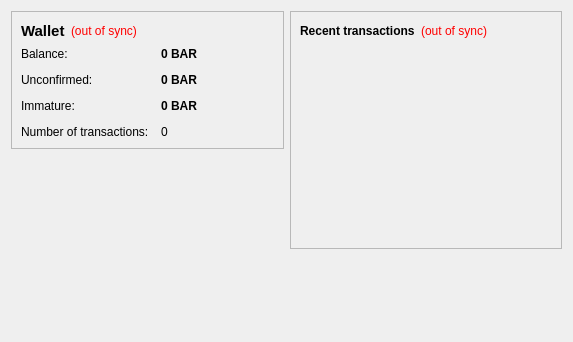
<?xml version="1.0" encoding="UTF-8"?>
<ui version="4.0">
 <class>OverviewPage</class>
 <widget class="QWidget" name="OverviewPage">
  <property name="geometry">
   <rect>
    <x>0</x>
    <y>0</y>
    <width>573</width>
    <height>342</height>
   </rect>
  </property>
  <property name="windowTitle">
   <string>Form</string>
  </property>
  <layout class="QHBoxLayout" name="horizontalLayout" stretch="1,1">
   <item>
    <layout class="QVBoxLayout" name="verticalLayout_2">
     <item>
      <widget class="QFrame" name="frame">
       <property name="frameShape">
        <enum>QFrame::StyledPanel</enum>
       </property>
       <property name="frameShadow">
        <enum>QFrame::Raised</enum>
       </property>
       <layout class="QVBoxLayout" name="verticalLayout_4">
        <item>
         <layout class="QHBoxLayout" name="horizontalLayout_4">
          <item>
           <widget class="QLabel" name="label_5">
            <property name="font">
             <font>
              <pointsize>11</pointsize>
              <weight>75</weight>
              <bold>true</bold>
             </font>
            </property>
            <property name="text">
             <string>Wallet</string>
            </property>
           </widget>
          </item>
          <item>
           <widget class="QLabel" name="labelWalletStatus">
            <property name="toolTip">
             <string>The displayed information may be out of date. Your wallet automatically synchronizes with the rampcoin network after a connection is established, but this process has not completed yet.</string>
            </property>
            <property name="styleSheet">
             <string notr="true">QLabel { color: red; }</string>
            </property>
            <property name="text">
             <string notr="true">(out of sync)</string>
            </property>
            <property name="alignment">
             <set>Qt::AlignLeading|Qt::AlignLeft|Qt::AlignVCenter</set>
            </property>
           </widget>
          </item>
          <item>
           <spacer name="horizontalSpacer_2">
            <property name="orientation">
             <enum>Qt::Horizontal</enum>
            </property>
            <property name="sizeHint" stdset="0">
             <size>
              <width>40</width>
              <height>20</height>
             </size>
            </property>
           </spacer>
          </item>
         </layout>
        </item>
        <item>
         <layout class="QFormLayout" name="formLayout_2">
          <property name="fieldGrowthPolicy">
           <enum>QFormLayout::AllNonFixedFieldsGrow</enum>
          </property>
          <property name="horizontalSpacing">
           <number>12</number>
          </property>
          <property name="verticalSpacing">
           <number>12</number>
          </property>
          <item row="0" column="0">
           <widget class="QLabel" name="label">
            <property name="text">
             <string>Balance:</string>
            </property>
           </widget>
          </item>
          <item row="0" column="1">
           <widget class="QLabel" name="labelBalance">
            <property name="font">
             <font>
              <weight>75</weight>
              <bold>true</bold>
             </font>
            </property>
            <property name="cursor">
             <cursorShape>IBeamCursor</cursorShape>
            </property>
            <property name="toolTip">
             <string>Your current balance</string>
            </property>
            <property name="text">
             <string notr="true">0 BAR</string>
            </property>
            <property name="textInteractionFlags">
             <set>Qt::LinksAccessibleByMouse|Qt::TextSelectableByKeyboard|Qt::TextSelectableByMouse</set>
            </property>
           </widget>
          </item>
          <item row="1" column="0">
           <widget class="QLabel" name="label_3">
            <property name="text">
             <string>Unconfirmed:</string>
            </property>
           </widget>
          </item>
          <item row="1" column="1">
           <widget class="QLabel" name="labelUnconfirmed">
            <property name="font">
             <font>
              <weight>75</weight>
              <bold>true</bold>
             </font>
            </property>
            <property name="cursor">
             <cursorShape>IBeamCursor</cursorShape>
            </property>
            <property name="toolTip">
             <string>Total of transactions that have yet to be confirmed, and do not yet count toward the current balance</string>
            </property>
            <property name="text">
             <string notr="true">0 BAR</string>
            </property>
            <property name="textInteractionFlags">
             <set>Qt::LinksAccessibleByMouse|Qt::TextSelectableByKeyboard|Qt::TextSelectableByMouse</set>
            </property>
           </widget>
          </item>
          <item row="3" column="0">
           <widget class="QLabel" name="label_2">
            <property name="text">
             <string>Number of transactions:</string>
            </property>
           </widget>
          </item>
          <item row="3" column="1">
           <widget class="QLabel" name="labelNumTransactions">
            <property name="toolTip">
             <string>Total number of transactions in wallet</string>
            </property>
            <property name="text">
             <string notr="true">0</string>
            </property>
           </widget>
          </item>
          <item row="2" column="0">
           <widget class="QLabel" name="labelImmatureText">
            <property name="text">
             <string>Immature:</string>
            </property>
           </widget>
          </item>
          <item row="2" column="1">
           <widget class="QLabel" name="labelImmature">
            <property name="font">
             <font>
              <weight>75</weight>
              <bold>true</bold>
             </font>
            </property>
            <property name="toolTip">
             <string>Mined balance that has not yet matured</string>
            </property>
            <property name="text">
             <string notr="true">0 BAR</string>
            </property>
            <property name="textInteractionFlags">
             <set>Qt::LinksAccessibleByMouse|Qt::TextSelectableByKeyboard|Qt::TextSelectableByMouse</set>
            </property>
           </widget>
          </item>
         </layout>
        </item>
       </layout>
      </widget>
     </item>
     <item>
      <spacer name="verticalSpacer">
       <property name="orientation">
        <enum>Qt::Vertical</enum>
       </property>
       <property name="sizeHint" stdset="0">
        <size>
         <width>20</width>
         <height>40</height>
        </size>
       </property>
      </spacer>
     </item>
    </layout>
   </item>
   <item>
    <layout class="QVBoxLayout" name="verticalLayout_3">
     <item>
      <widget class="QFrame" name="frame_2">
       <property name="frameShape">
        <enum>QFrame::StyledPanel</enum>
       </property>
       <property name="frameShadow">
        <enum>QFrame::Raised</enum>
       </property>
       <layout class="QVBoxLayout" name="verticalLayout">
        <item>
         <layout class="QHBoxLayout" name="horizontalLayout_2">
          <item>
           <widget class="QLabel" name="label_4">
            <property name="text">
             <string>&lt;b&gt;Recent transactions&lt;/b&gt;</string>
            </property>
           </widget>
          </item>
          <item>
           <widget class="QLabel" name="labelTransactionsStatus">
            <property name="toolTip">
             <string>The displayed information may be out of date. Your wallet automatically synchronizes with the rampcoin network after a connection is established, but this process has not completed yet.</string>
            </property>
            <property name="styleSheet">
             <string notr="true">QLabel { color: red; }</string>
            </property>
            <property name="text">
             <string notr="true">(out of sync)</string>
            </property>
            <property name="alignment">
             <set>Qt::AlignRight|Qt::AlignTrailing|Qt::AlignVCenter</set>
            </property>
           </widget>
          </item>
          <item>
           <spacer name="horizontalSpacer">
            <property name="orientation">
             <enum>Qt::Horizontal</enum>
            </property>
            <property name="sizeHint" stdset="0">
             <size>
              <width>40</width>
              <height>20</height>
             </size>
            </property>
           </spacer>
          </item>
         </layout>
        </item>
        <item>
         <widget class="QListView" name="listTransactions">
          <property name="styleSheet">
           <string notr="true">QListView { background: transparent; }</string>
          </property>
          <property name="frameShape">
           <enum>QFrame::NoFrame</enum>
          </property>
          <property name="verticalScrollBarPolicy">
           <enum>Qt::ScrollBarAlwaysOff</enum>
          </property>
          <property name="horizontalScrollBarPolicy">
           <enum>Qt::ScrollBarAlwaysOff</enum>
          </property>
          <property name="selectionMode">
           <enum>QAbstractItemView::NoSelection</enum>
          </property>
         </widget>
        </item>
       </layout>
      </widget>
     </item>
     <item>
      <spacer name="verticalSpacer_2">
       <property name="orientation">
        <enum>Qt::Vertical</enum>
       </property>
       <property name="sizeHint" stdset="0">
        <size>
         <width>20</width>
         <height>40</height>
        </size>
       </property>
      </spacer>
     </item>
    </layout>
   </item>
  </layout>
 </widget>
 <resources/>
 <connections/>
</ui>
